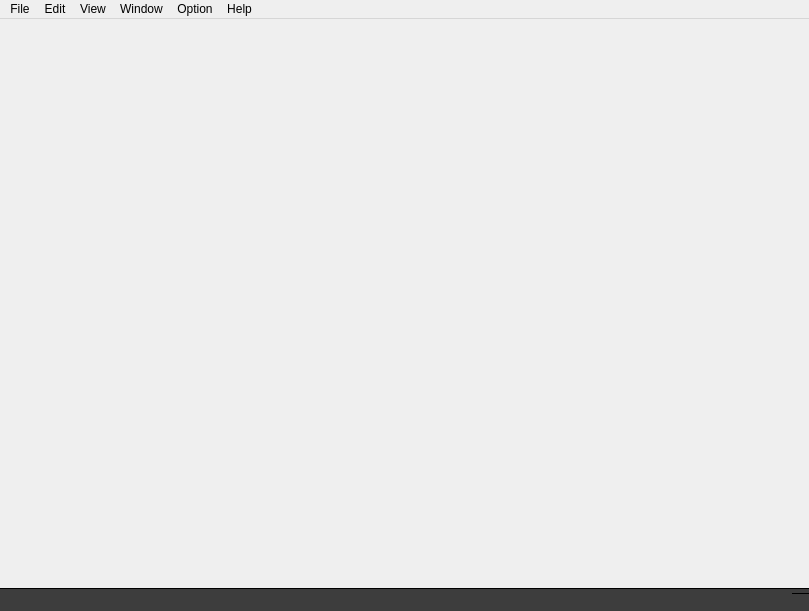
<?xml version="1.0" encoding="UTF-8"?>
<ui version="4.0">
 <class>MainWindow</class>
 <widget class="QMainWindow" name="MainWindow">
  <property name="geometry">
   <rect>
    <x>0</x>
    <y>0</y>
    <width>809</width>
    <height>611</height>
   </rect>
  </property>
  <property name="windowTitle">
   <string>MainWindow</string>
  </property>
  <property name="styleSheet">
   <string notr="true"/>
  </property>
  <widget class="QWidget" name="centralwidget"/>
  <widget class="QMenuBar" name="menubar">
   <property name="geometry">
    <rect>
     <x>0</x>
     <y>0</y>
     <width>809</width>
     <height>22</height>
    </rect>
   </property>
   <widget class="QMenu" name="menuFile">
    <property name="title">
     <string>File</string>
    </property>
    <widget class="QMenu" name="menu_Export">
     <property name="title">
      <string>Export</string>
     </property>
     <addaction name="actionExportGraph"/>
     <addaction name="actionScreen_Shoot"/>
     <addaction name="actionRecord_Video"/>
    </widget>
    <widget class="QMenu" name="menuRecent_Files">
     <property name="title">
      <string>Recent Files</string>
     </property>
    </widget>
    <widget class="QMenu" name="menu_New">
     <property name="title">
      <string>New</string>
     </property>
     <addaction name="actionNew_File"/>
     <addaction name="actionNew_Asset"/>
    </widget>
    <addaction name="menu_New"/>
    <addaction name="action_Open"/>
    <addaction name="action_Save"/>
    <addaction name="action_Save_As"/>
    <addaction name="action_Import"/>
    <addaction name="menu_Export"/>
    <addaction name="menuRecent_Files"/>
    <addaction name="action_Close"/>
   </widget>
   <widget class="QMenu" name="menuEdit">
    <property name="title">
     <string>Edit</string>
    </property>
    <addaction name="actionUndo"/>
    <addaction name="actionRedo"/>
    <addaction name="actionCollaspe"/>
    <addaction name="actionExpand"/>
    <addaction name="actionEasy_Graph"/>
    <addaction name="actionOpen_View"/>
    <addaction name="actionClear_View"/>
   </widget>
   <widget class="QMenu" name="menuView">
    <property name="title">
     <string>View</string>
    </property>
    <widget class="QMenu" name="menuCamera">
     <property name="title">
      <string>Camera</string>
     </property>
     <addaction name="actionNode_Camera"/>
    </widget>
    <addaction name="menuCamera"/>
   </widget>
   <widget class="QMenu" name="menuWindow">
    <property name="title">
     <string>Window</string>
    </property>
    <widget class="QMenu" name="menuCustom_Layout">
     <property name="title">
      <string>Custom Layout</string>
     </property>
    </widget>
    <addaction name="actionNode_Editor"/>
    <addaction name="actionGL_Viewport"/>
    <addaction name="actionNode_Parameters"/>
    <addaction name="actionObject_data"/>
    <addaction name="actionObject_data_QML"/>
    <addaction name="actionLog"/>
    <addaction name="actionOptixView"/>
    <addaction name="actionNode_Editor_QML"/>
    <addaction name="actionImage"/>
    <addaction name="actionCommandArgs"/>
    <addaction name="actionOpenPath"/>
    <addaction name="separator"/>
    <addaction name="actionSave_Layout"/>
    <addaction name="menuCustom_Layout"/>
    <addaction name="actionLayout_Manager"/>
   </widget>
   <widget class="QMenu" name="menuHelp">
    <property name="title">
     <string>Help</string>
    </property>
    <addaction name="actionAbout"/>
    <addaction name="actionCheck_Update"/>
   </widget>
   <widget class="QMenu" name="menuOption">
    <property name="title">
     <string>Option</string>
    </property>
    <addaction name="actionSet_NASLOC"/>
    <addaction name="actionSet_ZENCACHE"/>
    <addaction name="actionSet_ShortCut"/>
    <addaction name="actionEnglish_Chinese"/>
    <addaction name="actionPreferences"/>
   </widget>
   <addaction name="menuFile"/>
   <addaction name="menuEdit"/>
   <addaction name="menuView"/>
   <addaction name="menuWindow"/>
   <addaction name="menuOption"/>
   <addaction name="menuHelp"/>
  </widget>
  <widget class="QStatusBar" name="statusbar">
   <property name="styleSheet">
    <string notr="true">background: rgb(61,61,61);
color: #8A939E;
border-top: 1px solid black;</string>
   </property>
  </widget>
  <action name="actionUndo">
   <property name="text">
    <string>Undo</string>
   </property>
   <property name="shortcut">
    <string notr="true">Ctrl+Z</string>
   </property>
   <property name="shortcutContext">
    <enum>Qt::WidgetShortcut</enum>
   </property>
  </action>
  <action name="actionRedo">
   <property name="text">
    <string>Redo</string>
   </property>
   <property name="shortcut">
    <string notr="true">Ctrl+Y</string>
   </property>
   <property name="shortcutContext">
    <enum>Qt::WidgetShortcut</enum>
   </property>
  </action>
  <action name="actionDefault_layout">
   <property name="text">
    <string>Default layout</string>
   </property>
  </action>
  <action name="action_Open">
   <property name="text">
    <string>Open</string>
   </property>
   <property name="shortcut">
    <string notr="true">Ctrl+O</string>
   </property>
  </action>
  <action name="action_Save">
   <property name="text">
    <string>Save Main</string>
   </property>
  </action>
  <action name="action_Save_As">
   <property name="text">
    <string>Save Main As</string>
   </property>
  </action>
  <action name="action_Import">
   <property name="text">
    <string>Import</string>
   </property>
   <property name="shortcut">
    <string notr="true">Ctrl+Shift+O</string>
   </property>
  </action>
  <action name="action_Close">
   <property name="text">
    <string>Close</string>
   </property>
  </action>
  <action name="action_Copy">
   <property name="text">
    <string>Copy</string>
   </property>
  </action>
  <action name="action_Paste">
   <property name="text">
    <string>Paste</string>
   </property>
  </action>
  <action name="action_Cut">
   <property name="text">
    <string>Cut</string>
   </property>
  </action>
  <action name="actionSmooth_Shading">
   <property name="checkable">
    <bool>true</bool>
   </property>
   <property name="text">
    <string>Smooth Shading</string>
   </property>
   <property name="shortcut">
    <string notr="true">F5</string>
   </property>
  </action>
  <action name="actionNormal_Check">
   <property name="checkable">
    <bool>true</bool>
   </property>
   <property name="text">
    <string>Normal Check</string>
   </property>
   <property name="shortcut">
    <string notr="true">Shift+F5</string>
   </property>
  </action>
  <action name="actionWireFrame">
   <property name="checkable">
    <bool>true</bool>
   </property>
   <property name="text">
    <string>Wireframe</string>
   </property>
   <property name="shortcut">
    <string notr="true">F6</string>
   </property>
  </action>
  <action name="actionShow_Grid">
   <property name="checkable">
    <bool>true</bool>
   </property>
   <property name="checked">
    <bool>true</bool>
   </property>
   <property name="text">
    <string>Show Grid</string>
   </property>
   <property name="shortcut">
    <string notr="true">Shift+F6</string>
   </property>
  </action>
  <action name="actionBackground_Color">
   <property name="text">
    <string>Background Color</string>
   </property>
  </action>
  <action name="actionSolid">
   <property name="checkable">
    <bool>true</bool>
   </property>
   <property name="checked">
    <bool>true</bool>
   </property>
   <property name="text">
    <string>Solid</string>
   </property>
   <property name="shortcut">
    <string notr="true">F7</string>
   </property>
  </action>
  <action name="actionShading">
   <property name="checkable">
    <bool>true</bool>
   </property>
   <property name="text">
    <string>Shading</string>
   </property>
   <property name="shortcut">
    <string notr="true">Shift+F7</string>
   </property>
  </action>
  <action name="actionOptix">
   <property name="checkable">
    <bool>true</bool>
   </property>
   <property name="checked">
    <bool>false</bool>
   </property>
   <property name="text">
    <string>Optix</string>
   </property>
   <property name="shortcut">
    <string notr="true">F8</string>
   </property>
  </action>
  <action name="actionBlackWhite">
   <property name="text">
    <string>BlackWhite</string>
   </property>
  </action>
  <action name="actionCreek">
   <property name="text">
    <string>Creek</string>
   </property>
  </action>
  <action name="actionDay_Light">
   <property name="text">
    <string>Day Light</string>
   </property>
  </action>
  <action name="actionDefault">
   <property name="text">
    <string>Default</string>
   </property>
  </action>
  <action name="actionFootballField">
   <property name="text">
    <string>FootballField</string>
   </property>
  </action>
  <action name="actionForest">
   <property name="text">
    <string>Forest</string>
   </property>
  </action>
  <action name="actionLake">
   <property name="text">
    <string>Lake</string>
   </property>
  </action>
  <action name="actionSee">
   <property name="text">
    <string>Sea</string>
   </property>
  </action>
  <action name="actionNode_Camera">
   <property name="text">
    <string>Node Camera</string>
   </property>
  </action>
  <action name="actionSave_Layout">
   <property name="text">
    <string>Save Layout</string>
   </property>
  </action>
  <action name="actionNode_Editor">
   <property name="text">
    <string>Node Editor</string>
   </property>
  </action>
  <action name="actionGL_Viewport">
   <property name="text">
    <string>GL Viewport</string>
   </property>
  </action>
  <action name="actionNode_Parameters">
   <property name="text">
    <string>Node Parameters</string>
   </property>
  </action>
  <action name="actionObject_data">
   <property name="text">
    <string>Object Data</string>
   </property>
  </action>
  <action name="actionLog">
   <property name="text">
    <string>Log</string>
   </property>
  </action>
  <action name="actionOptixView">
   <property name="text">
    <string>Optix View</string>
   </property>
  </action>
  <action name="actionImage">
   <property name="text">
    <string>Image</string>
   </property>
  </action>
  <action name="actionCommandArgs">
   <property name="text">
    <string>Command Args</string>
   </property>
  </action>
  <action name="actionOpenPath">
   <property name="text">
    <string>Open path</string>
   </property>
  </action>
  <action name="actionScreen_Shoot">
   <property name="text">
    <string>Screenshoot</string>
   </property>
   <property name="shortcut">
    <string notr="true">F12</string>
   </property>
  </action>
  <action name="actionRecord_Video">
   <property name="text">
    <string>Record Video</string>
   </property>
   <property name="shortcut">
    <string notr="true">Shift+F12</string>
   </property>
  </action>
  <action name="actionEnglish_Chinese">
   <property name="checkable">
    <bool>true</bool>
   </property>
   <property name="text">
    <string>English Chinese</string>
   </property>
  </action>
  <action name="actionExportGraph">
   <property name="text">
    <string>Graph</string>
   </property>
   <property name="shortcut">
    <string notr="true">Ctrl+Shift+E</string>
   </property>
  </action>
  <action name="actionCollaspe">
   <property name="text">
    <string>Collaspe</string>
   </property>
  </action>
  <action name="actionExpand">
   <property name="text">
    <string>Expand</string>
   </property>
  </action>
  <action name="actionEasy_Graph">
   <property name="text">
    <string>Easy Subgraph</string>
   </property>
  </action>
  <action name="actionOpen_View">
   <property name="text">
    <string>Open View</string>
   </property>
  </action>
  <action name="actionClear_View">
   <property name="text">
    <string>Clear View</string>
   </property>
  </action>
  <action name="actionSet_NASLOC">
   <property name="text">
    <string>Set NASLOC</string>
   </property>
  </action>
  <action name="actionSet_ZENCACHE">
   <property name="text">
    <string>Set ZENCACHE</string>
   </property>
  </action>
  <action name="actionLayout_Manager">
   <property name="text">
    <string>Layout Manage</string>
   </property>
  </action>
  <action name="actionShortcutList">
   <property name="text">
    <string>Shortcut List</string>
   </property>
  </action>
  <action name="actionNew_File">
   <property name="text">
    <string>New File</string>
   </property>
   <property name="shortcut">
    <string>Ctrl+N</string>
   </property>
  </action>
  <action name="actionNew_Asset">
   <property name="text">
    <string>New Asset</string>
   </property>
   <property name="shortcut">
    <string>Ctrl+E</string>
   </property>
  </action>
  <action name="actionSet_ShortCut">
   <property name="text">
    <string>Set ShortCut</string>
   </property>
  </action>
  <action name="actionFeedback">
   <property name="text">
    <string>Feedback</string>
   </property>
  </action>
  <action name="actionCheck_Update">
   <property name="text">
    <string>Update</string>
   </property>
  </action>
  <action name="actionAbout">
   <property name="text">
    <string>About Zeno</string>
   </property>
  </action>
  <action name="actionPreferences">
   <property name="text">
    <string>Preferences</string>
   </property>
  </action>
  <action name="actionNode_Editor_QML">
   <property name="text">
    <string>Node Editor(QML)</string>
   </property>
  </action>
  <action name="actionObject_data_QML">
   <property name="text">
    <string>Geometry Data</string>
   </property>
  </action>
 </widget>
 <resources/>
 <connections/>
</ui>
